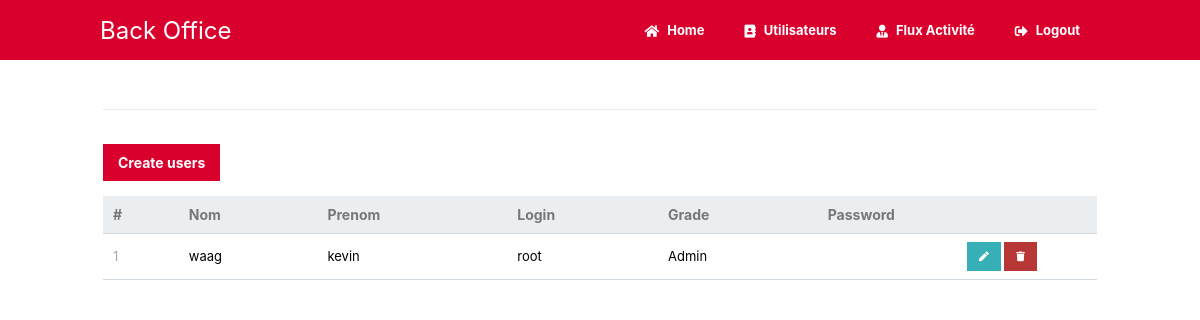
Page /backoffice/admin/modules/users/php/show.php on the committed database.
### tables this page shows
CREATE TABLE `utilisateurs` (
  `id` int(11) NOT NULL,
  `nom` varchar(250) NOT NULL,
  `prenom` varchar(250) NOT NULL,
  `login` varchar(250) NOT NULL,
  `Grade` varchar(250) NOT NULL,
  `pass` varchar(250) NOT NULL
);

### backoffice/admin/modules/users/php/show.php (the view, shortened to what this page needs)
<?php
include '../../connect.php';
$pdo = pdo_connect_mysql();
$page = isset($_GET['page']) && is_numeric($_GET['page']) ? (int)$_GET['page'] : 1;
$records_per_page = 5;
$stmt = $pdo->prepare('SELECT * FROM utilisateurs ORDER BY id LIMIT :current_page, :record_per_page');
$stmt->bindValue(':current_page', ($page - 1) * $records_per_page, PDO::PARAM_INT);
$stmt->bindValue(':record_per_page', $records_per_page, PDO::PARAM_INT);
$stmt->execute();
$contacts = $stmt->fetchAll(PDO::FETCH_ASSOC);
?>
<?= module_header('Users') ?>
<div class="content read">
    <h2>Users</h2>
    <a href="create.php" class="create-contact">Create users</a>
    <table>
        <thead>
            <tr>
                <td>#</td>
                <td>Nom</td>
                <td>Prenom</td>
                <td>Login</td>
                <td>Grade</td>
                <td>Password</td>
                <td></td>
            </tr>
        </thead>
        <tbody>
            <?php foreach ($contacts as $contact) : ?>
                <tr>
                    <td><?= $contact['id'] ?></td>
                    <td><?= $contact['nom'] ?></td>
                    <td><?= $contact['prenom'] ?></td>
                    <td><?= $contact['login'] ?></td>
                    <td><?= $contact['Grade'] ?></td>
                    <td class="actions">
                        <a href="./update.php?id=<?= $contact['id'] ?>" class="edit"><i class="fas fa-pen fa-xs"></i></a>
                        <a href="./delete.php?id=<?= $contact['id'] ?>" class="trash"><i class="fas fa-trash fa-xs"></i></a>
                    </td>
                </tr>
            <?php endforeach; ?>
        </tbody>
    </table>
</div>
<?= module_footer() ?>

### backoffice/admin/css/style.css (style rules this page uses)
* { box-sizing: border-box; font-family: -apple-system, BlinkMacSystemFont, "segoe ui", roboto, oxygen, ubuntu, cantarell, "fira sans", "droid sans", "helvetica neue", Arial, sans-serif; font-size: 13px; -webkit-font-smoothing: antialiased; -moz-osx-font-smoothing: grayscale; }
body { background-color: #ffffff; margin: 0; }
h2 { color: rgb(0, 55, 100); }
.content { width: 1000px; margin: 0 auto; padding: 5px 3px; }
.content h2 { font-size: 22px; border-bottom: 1px solid #ebebeb; color: #ffffff; }
.read .create-contact { display: inline-block; text-decoration: none; background-color: #da002e; font-weight: bold; font-size: 14px; color: #FFFFFF; padding: 10px 15px; margin: 15px 0; }
.read table { width: 100%; padding-top: 30px; border-collapse: collapse; }
.read table thead { background-color: #ebeef1; border-bottom: 1px solid #d3dae0; }
.read table thead td { padding: 10px; font-weight: bold; color: #767779; font-size: 14px; }
.read table tbody tr { border-bottom: 1px solid #d3dae0; }
.read table tbody tr td { padding: 10px; }
.read table tbody tr td:nth-child(1) { color: #a5a7a9; }
.read table tbody tr td.actions { padding: 8px; text-align: right; }
.read table tbody tr td.actions .edit, .read table tbody tr td.actions .trash { display: inline-flex; text-align: right; text-decoration: none; color: #FFFFFF; padding: 10px 12px; }
.read table tbody tr td.actions .trash { background-color: #b73737; }
.read table tbody tr td.actions .edit { background-color: #37afb7; }

### rows in the picture
utilisateurs: id "1", nom "waag", prenom "kevin", login "root", Grade "Admin"
